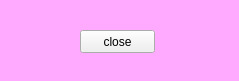
<?xml version="1.0" encoding="UTF-8"?>
<ui version="4.0">
 <class>OverlayDlg2</class>
 <widget class="QWidget" name="OverlayDlg2">
  <property name="geometry">
   <rect>
    <x>0</x>
    <y>0</y>
    <width>239</width>
    <height>81</height>
   </rect>
  </property>
  <property name="windowTitle">
   <string>Form</string>
  </property>
  <property name="styleSheet">
   <string notr="true">#OverlayDlg2{
	background-color: rgb(255, 170, 255);
}</string>
  </property>
  <widget class="QPushButton" name="btn_close">
   <property name="geometry">
    <rect>
     <x>80</x>
     <y>30</y>
     <width>75</width>
     <height>23</height>
    </rect>
   </property>
   <property name="text">
    <string>close</string>
   </property>
  </widget>
 </widget>
 <resources/>
 <connections/>
</ui>
